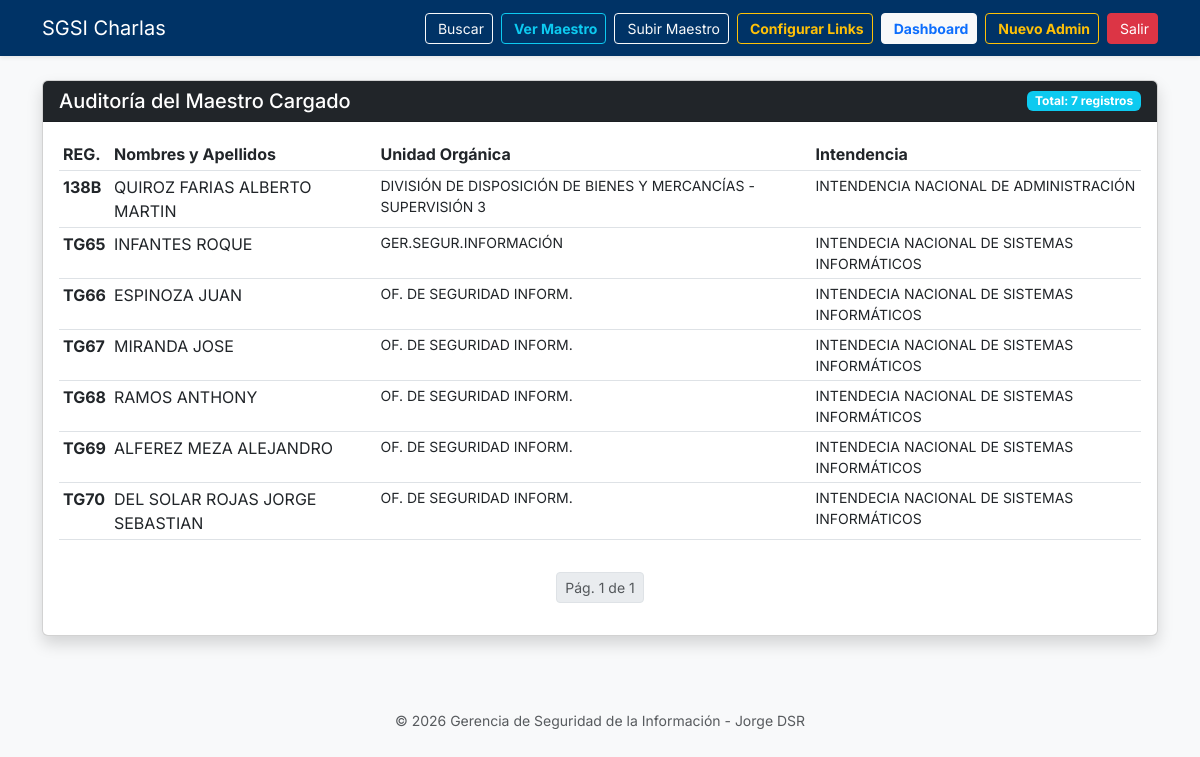
The app's page /maestro-full/ (signed in), older data.
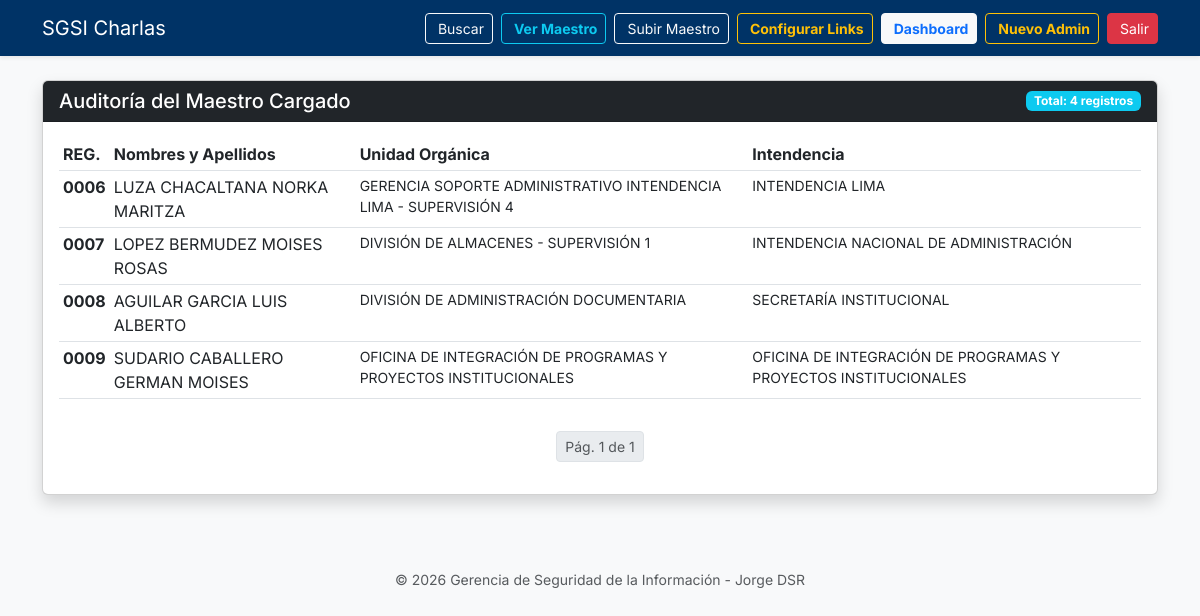
The same page, newer data.
### capacitaciones/models.py (models this page shows, shortened)
class Empleado(models.Model):
    cod_reg = models.CharField(max_length=4, unique=True,verbose_name="Código de Registro")
    nombre_completo = models.CharField(max_length=150)
    unidad_organica = models.CharField(max_length=150)
    intendencia = models.CharField(max_length=150)

### capacitaciones/views.py (the view)
# urls.py: path('maestro-full/', views.modulo_secreto, name='modulo_secreto'),
@login_required
def modulo_secreto(request):
    empleados_list = Empleado.objects.all().order_by('cod_reg')
    paginator = Paginator(empleados_list, 50) # 50 registros por página
    page_number = request.GET.get('page')
    page_obj = paginator.get_page(page_number)
    return render(request, 'capacitaciones/secreto.html', {'page_obj': page_obj})

### capacitaciones/context_processors.py (called while the page is built)
def fecha_actualizacion(request):
    ultima = RegistroCarga.objects.all().order_by('-fecha_carga').first()
    return {'ultima_actualizacion': ultima.fecha_carga if ultima else "Sin registros"}

### capacitaciones/templates/capacitaciones/secreto.html (shortened to what this page needs)
{% extends 'base.html' %}
{% block content %}
<div class="card shadow mt-4">
    <div class="card-header bg-dark text-white d-flex justify-content-between align-items-center">
        <h5 class="mb-0">Auditoría del Maestro Cargado</h5>
        <span class="badge bg-info">Total: {{ page_obj.paginator.count }} registros</span>
    </div>
    <div class="card-body">
        <div class="table-responsive">
            <table class="table table-sm table-hover">
                <thead>
                    <tr>
                        <th>REG.</th>
                        <th>Nombres y Apellidos</th>
                        <th>Unidad Orgánica</th>
                        <th>Intendencia</th>
                    </tr>
                </thead>
                <tbody>
                    {% for emp in page_obj %}
                    <tr>
                        <td class="fw-bold">{{ emp.cod_reg }}</td>
                        <td>{{ emp.nombre_completo }}</td>
                        <td class="small">{{ emp.unidad_organica }}</td>
                        <td class="small">{{ emp.intendencia }}</td>
                    </tr>
                    {% endfor %}
                </tbody>
            </table>
        </div>
        <div class="d-flex justify-content-center mt-3">
            <nav>
                <ul class="pagination pagination-sm">
                    <li class="page-item disabled"><span class="page-link">Pág. {{ page_obj.number }} de {{ page_obj.paginator.num_pages }}</span></li>
                </ul>
            </nav>
        </div>
    </div>
</div>
{% endblock %}

Row changes from the older to the newer data that the page shows:
removed Empleado: cod_reg "138B", nombre_completo "QUIROZ FARIAS ALBERTO MARTIN", unidad_organica "DIVISIÓN DE DISPOSICIÓN DE BIENES Y MERCANCÍAS - SUPERVISIÓN 3", intendencia "INTENDENCIA NACIONAL DE ADMINISTRACIÓN"
removed Empleado: cod_reg "TG65", nombre_completo "INFANTES ROQUE", unidad_organica "GER.SEGUR.INFORMACIÓN", intendencia "INTENDECIA NACIONAL DE SISTEMAS INFORMÁTICOS"
removed Empleado: cod_reg "TG66", nombre_completo "ESPINOZA JUAN", unidad_organica "OF. DE SEGURIDAD INFORM.", intendencia "INTENDECIA NACIONAL DE SISTEMAS INFORMÁTICOS"
removed Empleado: cod_reg "TG67", nombre_completo "MIRANDA JOSE", unidad_organica "OF. DE SEGURIDAD INFORM.", intendencia "INTENDECIA NACIONAL DE SISTEMAS INFORMÁTICOS"
removed Empleado: cod_reg "TG68", nombre_completo "RAMOS ANTHONY", unidad_organica "OF. DE SEGURIDAD INFORM.", intendencia "INTENDECIA NACIONAL DE SISTEMAS INFORMÁTICOS"
removed Empleado: cod_reg "TG69", nombre_completo "ALFEREZ MEZA ALEJANDRO", unidad_organica "OF. DE SEGURIDAD INFORM.", intendencia "INTENDECIA NACIONAL DE SISTEMAS INFORMÁTICOS"
removed Empleado: cod_reg "TG70", nombre_completo "DEL SOLAR ROJAS JORGE SEBASTIAN", unidad_organica "OF. DE SEGURIDAD INFORM.", intendencia "INTENDECIA NACIONAL DE SISTEMAS INFORMÁTICOS"
added Empleado: cod_reg "0006", nombre_completo "LUZA CHACALTANA NORKA MARITZA", unidad_organica "GERENCIA SOPORTE ADMINISTRATIVO INTENDENCIA LIMA - SUPERVISIÓN 4", intendencia "INTENDENCIA LIMA"
added Empleado: cod_reg "0007", nombre_completo "LOPEZ BERMUDEZ MOISES ROSAS", unidad_organica "DIVISIÓN DE ALMACENES - SUPERVISIÓN 1", intendencia "INTENDENCIA NACIONAL DE ADMINISTRACIÓN"
added Empleado: cod_reg "0008", nombre_completo "AGUILAR GARCIA LUIS ALBERTO", unidad_organica "DIVISIÓN DE ADMINISTRACIÓN DOCUMENTARIA", intendencia "SECRETARÍA INSTITUCIONAL"
added Empleado: cod_reg "0009", nombre_completo "SUDARIO CABALLERO GERMAN MOISES", unidad_organica "OFICINA DE INTEGRACIÓN DE PROGRAMAS Y PROYECTOS INSTITUCIONALES", intendencia "OFICINA DE INTEGRACIÓN DE PROGRAMAS Y PROYECTOS INSTITUCIONALES"
Text that changed along with them:
{{ page_obj.paginator.count }}: "7" → "4"
